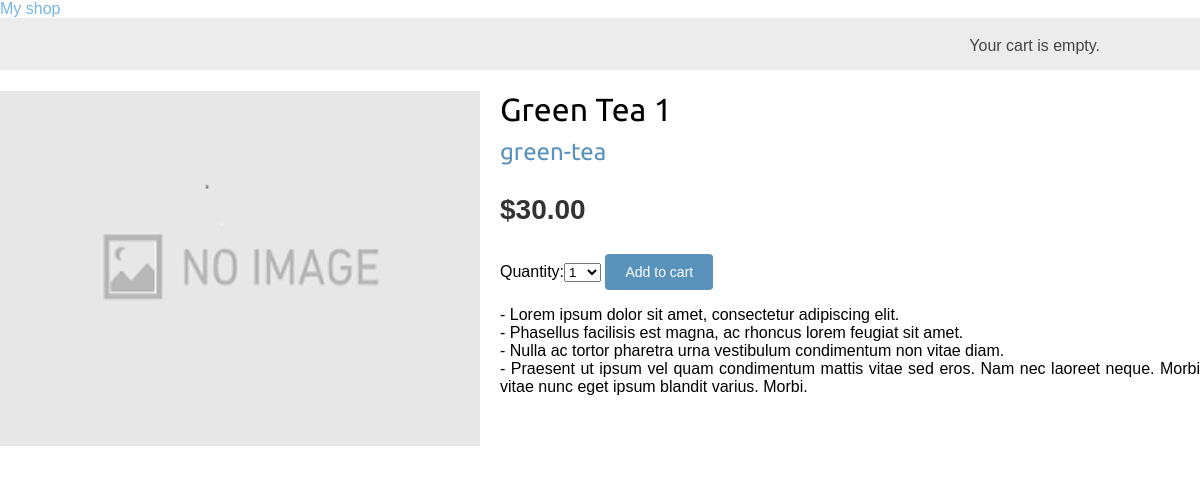
The app's page /1/green-tea-1 with its own data.
### shop/models.py (models this page shows, shortened)
class Product(models.Model):
    category = models.ForeignKey(Category,
                                 related_name='products',
                                 on_delete=models.CASCADE)
    name = models.CharField(max_length=200, db_index=True)
    slug = models.SlugField(max_length=200, db_index=True)
    image = models.ImageField(upload_to='products/%Y/%m/%d',
                              blank=True)
    description = models.TextField(blank=True)
    price = models.DecimalField(max_digits=10, decimal_places=2)
    available = models.BooleanField(default=True)
    created = models.DateTimeField(auto_now_add=True)
    updated = models.DateTimeField(auto_now=True)
    class Meta:
        ordering = ('name', )
        index_together = (('id', 'slug'),)

class Category(models.Model):
    name = models.CharField(max_length=200,
                            db_index=True)
    slug = models.SlugField(max_length=200,
                            unique=True)
    class Meta:
        ordering = ('name', )
        verbose_name = 'category'
        verbose_name_plural = 'categories'
    def __str__(self):
        return self.name
    def get_absolute_url(self):
        return reverse('shop:product_list_by_category',
                       args=[self.slug])

### shop/views.py (the view)
# urls.py: path('<int:id>/<slug:slug>', views.product_detail,
def product_detail(request, id, slug):
    product = get_object_or_404(Product,
                                id=id,
                                slug=slug,
                                available=True)
    cart_product_form = CartAddProductForm()
    return render(request,
                  'shop/product/detail.html',
                  {'product': product,
                   'cart_product_form': cart_product_form})

### cart/forms.py
class CartAddProductForm(forms.Form):
    quantity = forms.TypedChoiceField(choices=PRODUCT_QUANTITY_CHOICES,
                                      coerce=int)
    override = forms.BooleanField(required=False,
                                  initial=False,
                                  widget=forms.HiddenInput)

### cart/cart.py (called while the page is built)
    def __len__(self):
        return sum(item['quantity'] for item in self.cart.values())

### cart/context_processors.py (called while the page is built)
def cart(request):
    return {'cart': Cart(request)}

### shop/templates/shop/product/detail.html (shortened to what this page needs)
{% extends "shop/base.html" %}
{% load static %}
{% block content %}
    <div class="product-detail">
        <img src="{% if product.image %}{{ product.image.url }}{% else %}
                  {% static 'img/no_image.png' %}{% endif %}">
        <h1>{{ product.name }}</h1>
        <h2>
            <a href="{{ product.category.get_absolute_url }}">
                {{ product.category }}
            </a>
        </h2>
        <p class="price">${{ product.price }}</p>
        <form action="{%  url 'cart:cart_add' product.id %}" method="post">
            {{ cart_product_form }}
            <input type="submit" value="Add to cart">
        </form>
        {{ product.description|linebreaks }}
    </div>
{% endblock %}

### shop/static/css/style.css (style rules this page uses)
body { margin:0; padding:0; font-family:helvetica, sans-serif; }
h1, h2, h3, h4, h5 , h6 { font-family: 'Ubuntu', sans-serif; font-weight:normal; }
a { text-decoration:none; color:#5993bb; }
a.button, input[type="submit"] { color:#fff; background:#5993bb; border-radius:4px; padding:10px 20px; font-size:14px; border:0; }
.product-detail { text-align:justify; }
.product-detail .price { color:#333; font-size:28px; font-weight:bold; }
.product-detail img { width:40%; float:left; padding:0 20px 20px 0; }
.product-detail h1 { margin-bottom:0; }
.product-detail h2 { margin-top:10px; }

### records on screen
Product: name "Green Tea 1", category "green-tea", price "30.00", description "- Lorem ipsum dolor sit amet, consectetur adipiscing elit. - Phasellus facilisis est magna, ac rhoncus lorem feugiat sit amet. - Nulla ac tortor pharetra urna vestibulum condimentum non vitae diam. - Praesent ut ipsum vel quam condimentum mattis vitae sed eros. Nam nec laoreet neque. Morbi vitae nunc eget ipsum blandit varius. Morbi."
